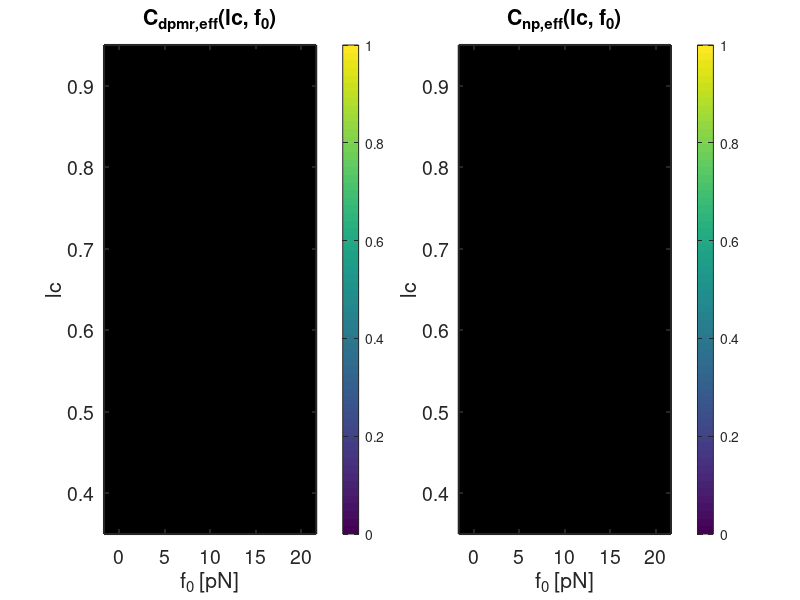

Source code (MATLAB): (Note: this script raises an error after producing the figure.)
%% build_cdpmr_eff_lookup.m — Build 2-D lookup table for C_dpmr_eff and C_np_eff
%
% Sweeps (lc, f_0) grid at fixed a_pd = 0.05, computes C_dpmr_eff and C_np_eff
% via augmented Lyapunov for 7-state EKF.
%
% f_0 is the linearization point for Fe(3,6) = -f_dx[k], i.e., the control
% force magnitude. At f_0 = 0, lookup matches original Phase 1 (free-space).
% At f_0 > 0, lookup captures how closed-loop dynamics change with |f_d|,
% addressing the ~8% persistent bias observed in Phase 2.
%
% Output: test_results/verify/cdpmr_eff_lookup.mat
%         reference/for_test/fig_cdpmr_eff_lookup.png

clear; close all; clc;

[script_dir, ~, ~] = fileparts(mfilename('fullpath'));
project_root = fileparts(script_dir);
addpath(script_dir);
addpath(fullfile(project_root, 'model'));
addpath(fullfile(project_root, 'model', 'config'));

fprintf('===== build_cdpmr_eff_lookup (2-D lc x f_0) =====\n\n');

%% Grid definition
lc_grid = [0.4, 0.5, 0.6, 0.7, 0.8, 0.9];        % 6 values
f0_grid = [0, 0.5, 1, 2, 5, 10, 20];              % 7 values [pN]
a_pd = 0.05;

% rho for compute_7state_cdpmr_eff is a cosmetic parameter (not used in
% the computation, stored only in diagnostics). Use any value.
rho_dummy = 0.05;

Q_kf_scale = [0; 0; 1e4; 1e-1; 0; 1e-4; 0];
R_kf_scale = [1e-2; 1e0];

n_lc = length(lc_grid);
n_f0 = length(f0_grid);
total = n_lc * n_f0;

Cdpmr_tab = nan(n_lc, n_f0);
Cnp_tab   = nan(n_lc, n_f0);
max_eig_tab = nan(n_lc, n_f0);
dare_iters_tab = nan(n_lc, n_f0);
dare_err_tab = nan(n_lc, n_f0);

%% Loop
fprintf('Grid: %d lc x %d f_0 = %d points\n', n_lc, n_f0, total);
fprintf('a_pd = %.4f, Q_kf_scale = [%s], R_kf_scale = [%s]\n\n', ...
        a_pd, sprintf('%.1e ', Q_kf_scale), sprintf('%.1e ', R_kf_scale));

t_start = tic;
for i = 1:n_lc
    for j = 1:n_f0
        lc = lc_grid(i);
        f0 = f0_grid(j);
        opts = struct('f0', f0);
        try
            [C_dpmr_eff, C_np_eff, L, A_aug, diag_out] = ...
                compute_7state_cdpmr_eff(lc, rho_dummy, a_pd, ...
                                          Q_kf_scale, R_kf_scale, opts);
            Cdpmr_tab(i, j) = C_dpmr_eff;
            Cnp_tab(i, j)   = C_np_eff;
            max_eig_tab(i, j) = diag_out.max_eig_A_aug;
            dare_iters_tab(i, j) = diag_out.dare_iters;
            dare_err_tab(i, j) = diag_out.dare_err;
        catch ME
            fprintf('  ERROR at lc=%.2f f_0=%.2f: %s\n', lc, f0, ME.message);
            Cdpmr_tab(i, j) = NaN;
            Cnp_tab(i, j)   = NaN;
        end
    end
    fprintf('  row %d/%d (lc=%.2f) done  [%.1f sec elapsed]\n', ...
            i, n_lc, lc_grid(i), toc(t_start));
end
t_total = toc(t_start);
fprintf('\nTotal time: %.1f sec\n', t_total);

%% Summary
fprintf('\nC_dpmr_eff table (rows = lc, cols = f_0 [pN]):\n');
fprintf('      f_0: '); fprintf('%9.2f ', f0_grid); fprintf('\n');
for i = 1:n_lc
    fprintf('  lc=%.2f: ', lc_grid(i));
    fprintf('%9.4f ', Cdpmr_tab(i, :));
    fprintf('\n');
end

fprintf('\nC_np_eff table:\n');
fprintf('      f_0: '); fprintf('%9.2f ', f0_grid); fprintf('\n');
for i = 1:n_lc
    fprintf('  lc=%.2f: ', lc_grid(i));
    fprintf('%9.4f ', Cnp_tab(i, :));
    fprintf('\n');
end

%% Reference point check (matches original Phase 1 at f_0 = 0)
[~, f0_ref_idx] = min(abs(f0_grid - 0));   % f_0 = 0
[~, lc_ref_idx] = min(abs(lc_grid - 0.7));
fprintf('\nReference point (matches Phase 1 at f_0=0):\n');
fprintf('  lc=%.2f f_0=%.2f  ->  C_dpmr_eff=%.4f, C_np_eff=%.4f\n', ...
        lc_grid(lc_ref_idx), f0_grid(f0_ref_idx), ...
        Cdpmr_tab(lc_ref_idx, f0_ref_idx), Cnp_tab(lc_ref_idx, f0_ref_idx));
fprintf('  Phase 1 value (expected): 3.9242\n');

%% Monotonicity check: C_dpmr_eff should increase with |f_0|
fprintf('\nMonotonicity check (lc=0.70 slice):\n');
slice_ref = Cdpmr_tab(lc_ref_idx, :);
for j = 1:n_f0
    fprintf('  f_0=%5.2f: C_dpmr_eff=%.4f', f0_grid(j), slice_ref(j));
    if j > 1
        d = slice_ref(j) - slice_ref(1);
        fprintf('   (delta vs f_0=0: %+.4f)', d);
    end
    fprintf('\n');
end
mono_ok = all(diff(slice_ref) >= -1e-3);  % allow tiny numerical noise
if mono_ok
    fprintf('  MONOTONIC: PASS\n');
else
    fprintf('  MONOTONIC: WARN — not strictly monotonic\n');
end

%% Sanity checks for lookup table
finite_count = sum(~isnan(Cdpmr_tab(:)));
fprintf('\nLookup table sanity:\n');
fprintf('  Finite points: %d / %d\n', finite_count, total);
fprintf('  Cdpmr_tab min=%.4f max=%.4f\n', min(Cdpmr_tab(:)), max(Cdpmr_tab(:)));
fprintf('  Cnp_tab   min=%.4f max=%.4f\n', min(Cnp_tab(:)), max(Cnp_tab(:)));
fprintf('  Max eigenvalue across grid: %.6f\n', max(max_eig_tab(:)));

%% Save lookup
out_dir = fullfile(project_root, 'test_results', 'verify');
if ~exist(out_dir, 'dir'), mkdir(out_dir); end

lookup = struct();
lookup.lc_grid = lc_grid;
lookup.f0_grid = f0_grid;
lookup.a_pd = a_pd;
lookup.Cdpmr_tab = Cdpmr_tab;    % [n_lc x n_f0]
lookup.Cnp_tab = Cnp_tab;        % [n_lc x n_f0]
lookup.Q_kf_scale = Q_kf_scale;
lookup.R_kf_scale = R_kf_scale;
lookup.max_eig_tab = max_eig_tab;
lookup.dare_iters_tab = dare_iters_tab;
lookup.dare_err_tab = dare_err_tab;
lookup.build_timestamp = datestr(now, 'yyyy-mm-dd HH:MM:SS');
lookup.note = ['2-D augmented Lyapunov lookup for 7-state EKF + IIR HP filter. ', ...
               '(lc, f_0) grid. f_0 axis captures dependence on |f_d| via Fe(3,6). ', ...
               'a_pd = 0.05 fixed.'];

save(fullfile(out_dir, 'cdpmr_eff_lookup.mat'), '-struct', 'lookup');
fprintf('\nSaved: %s\n', fullfile(out_dir, 'cdpmr_eff_lookup.mat'));

%% Figure: 2D heatmaps
fig_dir = fullfile(project_root, 'reference', 'for_test');
if ~exist(fig_dir, 'dir'), mkdir(fig_dir); end

fig = figure('Position', [100, 100, 1400, 600]);

subplot(1, 2, 1);
imagesc(f0_grid, lc_grid, Cdpmr_tab);
set(gca, 'YDir', 'normal');
colorbar;
xlabel('f_0 [pN]');
ylabel('lc');
title('C_{dpmr,eff}(lc, f_0)');
set(gca, 'FontSize', 14, 'LineWidth', 1.5);

subplot(1, 2, 2);
imagesc(f0_grid, lc_grid, Cnp_tab);
set(gca, 'YDir', 'normal');
colorbar;
xlabel('f_0 [pN]');
ylabel('lc');
title('C_{np,eff}(lc, f_0)');
set(gca, 'FontSize', 14, 'LineWidth', 1.5);

saveas(fig, fullfile(fig_dir, 'fig_cdpmr_eff_lookup.png'));
fprintf('Figure saved: fig_cdpmr_eff_lookup.png\n');

%% Gate: reference point within expected band (matches Phase 1)
ref_val = Cdpmr_tab(lc_ref_idx, f0_ref_idx);
if ref_val >= 3.90 && ref_val <= 3.95
    fprintf('\nGATE G1 (reference match): PASS (C_dpmr_eff[0.7, 0] = %.4f in [3.90, 3.95])\n', ref_val);
else
    fprintf('\nGATE G1: FAIL (C_dpmr_eff[0.7, 0] = %.4f NOT in [3.90, 3.95])\n', ref_val);
    error('build_cdpmr_eff_lookup:reference_fail', ...
          'Reference point out of expected band');
end

if mono_ok
    fprintf('GATE G2 (monotonicity): PASS\n');
else
    fprintf('GATE G2 (monotonicity): WARN\n');
end

fprintf('\nDone.\n');
